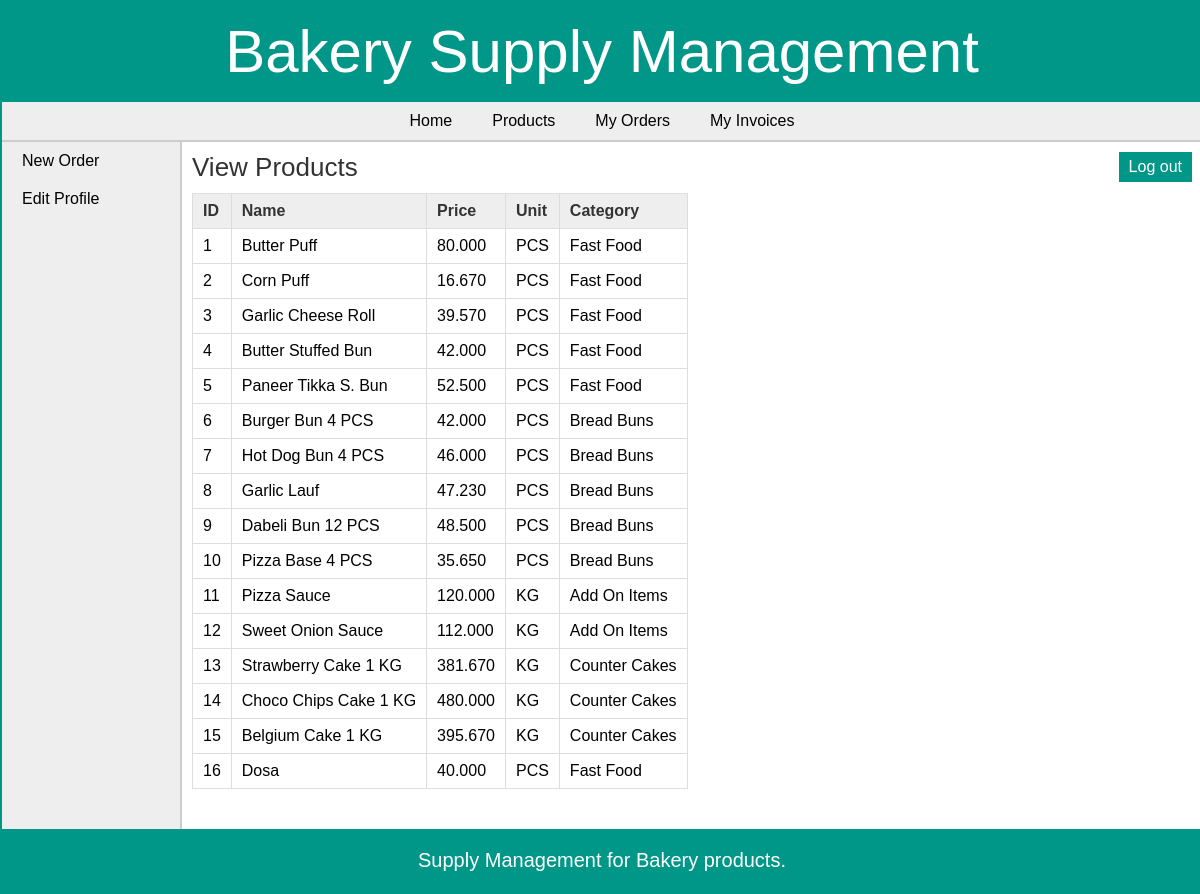
The app's page /retailer/view_products.php (signed in) with its own data.
### tables this page shows
CREATE TABLE `products` (
  `pro_id` int(11) NOT NULL,
  `pro_name` varchar(25) NOT NULL,
  `pro_desc` text DEFAULT NULL,
  `pro_price` decimal(10,3) NOT NULL,
  `unit` int(11) NOT NULL,
  `pro_cat` int(11) NOT NULL,
  `quantity` int(6) DEFAULT NULL
);

CREATE TABLE `unit` (
  `id` int(11) NOT NULL,
  `unit_name` varchar(20) NOT NULL,
  `unit_details` text DEFAULT NULL
);

CREATE TABLE `categories` (
  `cat_id` int(11) NOT NULL,
  `cat_name` varchar(25) NOT NULL,
  `cat_details` text DEFAULT NULL
);

### retailer/view_products.php (the view, shortened to what this page needs)
<?php
	include("../includes/config.php");
	if(isset($_SESSION['retailer_login'])) {
			$query_selectProducts = "SELECT * FROM products,categories,unit WHERE products.pro_cat=categories.cat_id AND products.unit=unit.id ORDER BY pro_id";
			$result_selectProducts = mysqli_query($con,$query_selectProducts);
		}
		else {
			header('Location:../index.php');
		}
?>
<!DOCTYPE html>
<html>
<head>
	<link rel="stylesheet" href="../includes/main_style.css" >
</head>
<body>
	<?php
		include("../includes/header.inc.php");
		include("../includes/nav_retailer.inc.php");
		include("../includes/aside_retailer.inc.php");
	?>
	<section>
		<h1>View Products</h1>
		<form action="" method="POST" class="form">
		<table class="table_displayData">
			<tr>
				<th> ID </th>
				<th> Name </th>
				<th> Price </th>
				<th> Unit </th>
				<th> Category </th>
			</tr>
			<?php $i=1; while($row_selectProducts = mysqli_fetch_array($result_selectProducts)) { ?>
			<tr>
				<td> <?php echo $row_selectProducts['pro_id']; ?> </td>
				<td> <?php echo $row_selectProducts['pro_name']; ?> </td>
				<td> <?php echo $row_selectProducts['pro_price']; ?> </td>
				<td> <?php echo $row_selectProducts['unit_name']; ?> </td>
				<td> <?php echo $row_selectProducts['cat_name']; ?> </td>
			</tr>
			<?php $i++; } ?>
		</table>
		</form>
	</section>
	<?php
		include("../includes/footer.inc.php");
	?>
</body>
</html>

### includes/main_style.css (style rules this page uses)
* { font-family: arial,sans-serif; margin:0px; padding:0px; }
body { width:1200px; margin:auto; border:2px solid #009688; }
section { width:1000px; padding:10px; padding-bottom:40px; }
section h1 { margin-bottom:10px; font-weight:normal; color:#333; font-size: 26px; }
table { border-collapse: collapse; }
.table_displayData td, .table_displayData th { border:1px solid #ddd; padding: 8px 10px; text-align: left; }
.table_displayData th { background-color:#eee; color:#333; }

### records on screen
products: pro_id "1", pro_name "Butter Puff", pro_price "80.000", unit.unit_name "PCS", pro_cat.cat_name "Fast Food"
products: pro_id "2", pro_name "Corn Puff", pro_price "16.670", unit.unit_name "PCS", pro_cat.cat_name "Fast Food"
products: pro_id "3", pro_name "Garlic Cheese Roll", pro_price "39.570", unit.unit_name "PCS", pro_cat.cat_name "Fast Food"
products: pro_id "4", pro_name "Butter Stuffed Bun", pro_price "42.000", unit.unit_name "PCS", pro_cat.cat_name "Fast Food"
products: pro_id "5", pro_name "Paneer Tikka S. Bun", pro_price "52.500", unit.unit_name "PCS", pro_cat.cat_name "Fast Food"
products: pro_id "6", pro_name "Burger Bun 4 PCS", pro_price "42.000", unit.unit_name "PCS", pro_cat.cat_name "Bread Buns"
products: pro_id "7", pro_name "Hot Dog Bun 4 PCS", pro_price "46.000", unit.unit_name "PCS", pro_cat.cat_name "Bread Buns"
products: pro_id "8", pro_name "Garlic Lauf", pro_price "47.230", unit.unit_name "PCS", pro_cat.cat_name "Bread Buns"
products: pro_id "9", pro_name "Dabeli Bun 12 PCS", pro_price "48.500", unit.unit_name "PCS", pro_cat.cat_name "Bread Buns"
products: pro_id "10", pro_name "Pizza Base 4 PCS", pro_price "35.650", unit.unit_name "PCS", pro_cat.cat_name "Bread Buns"
products: pro_id "11", pro_name "Pizza Sauce", pro_price "120.000", unit.unit_name "KG", pro_cat.cat_name "Add On Items"
products: pro_id "12", pro_name "Sweet Onion Sauce", pro_price "112.000", unit.unit_name "KG", pro_cat.cat_name "Add On Items"
products: pro_id "13", pro_name "Strawberry Cake 1 KG", pro_price "381.670", unit.unit_name "KG", pro_cat.cat_name "Counter Cakes"
products: pro_id "14", pro_name "Choco Chips Cake 1 KG", pro_price "480.000", unit.unit_name "KG", pro_cat.cat_name "Counter Cakes"
products: pro_id "15", pro_name "Belgium Cake 1 KG", pro_price "395.670", unit.unit_name "KG", pro_cat.cat_name "Counter Cakes"
products: pro_id "16", pro_name "Dosa", pro_price "40.000", unit.unit_name "PCS", pro_cat.cat_name "Fast Food"
